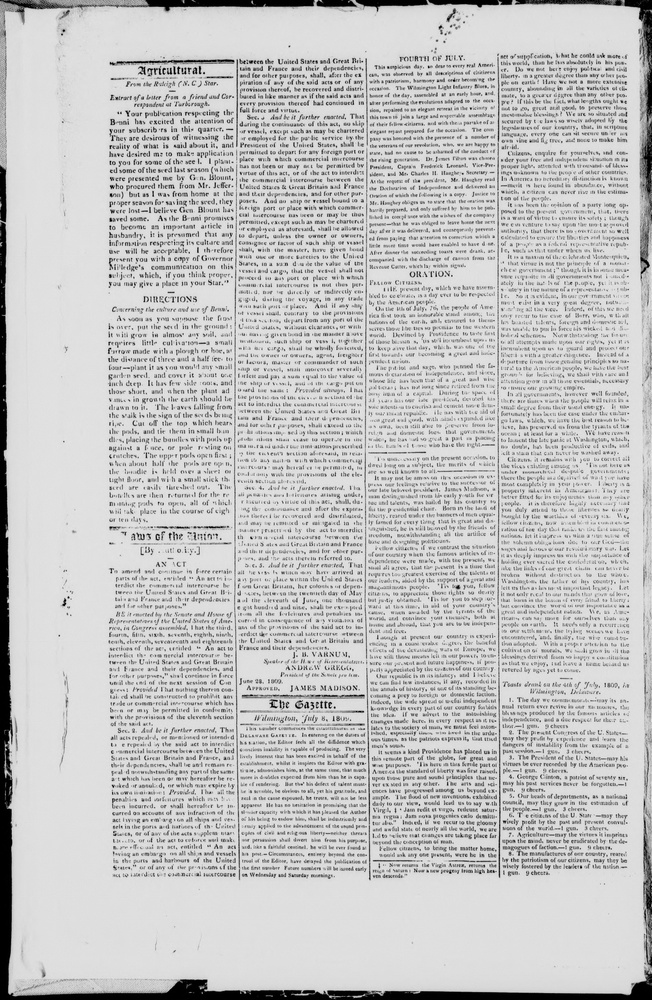
#> input picture data/newspaper_ocr/train/images/ca_sn82014385_1809-07-08_p2_e1.jpg, 652 x 1000 px, shrunk from 2671 x 4096 before the run
$ python -i preprocess.py   (imports and definitions only)
#> lines starting #> are read from the running program, lines starting #| are printed output that depends on the picture
#> further down, picture is the input picture: PIL image 652x1000 L; min 0, max 246, mean 197.6
"""Image preprocessing before Tesseract (per doc_type spec).

``prepare_for_tesseract`` follows the bib-ocr / witchofthewires/biblio pipeline
(invert + contrast) used for scanned bibliography pages.
"""

from __future__ import annotations

from pathlib import Path
from typing import Any

from PIL import Image, ImageEnhance, ImageFilter, ImageOps


def prepare_for_tesseract(
    image: Image.Image,
    *,
    invert: bool = True,
    contrast: float = 2.0,
    rotate_degrees: float = 0.0,
    binarise: bool = False,
) -> Image.Image:
    """Bib-ocr style preprocessing for dark-text-on-light scans."""
#> called with invert = True, contrast = 2, rotate_degrees = 0, binarise = False
    if image.mode == "RGBA":
        r, g, b, _ = image.split()
        image = Image.merge("RGB", (r, g, b))
    elif image.mode not in ("RGB", "L"):
        image = image.convert("RGB")

    if invert:
        image = ImageOps.invert(image.convert("RGB"))
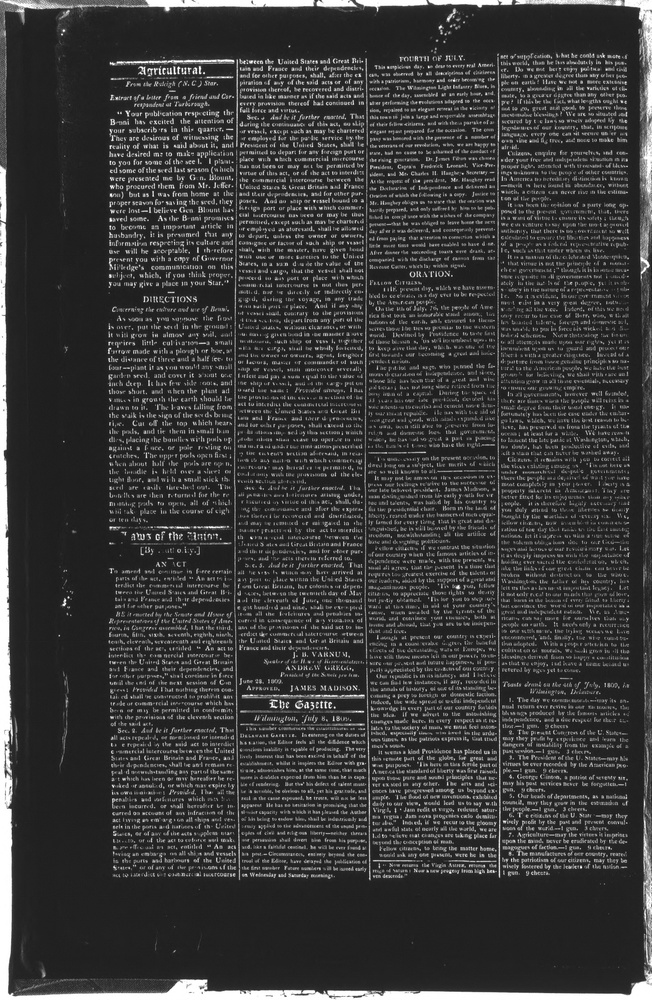
#> image: PIL image 652x1000 RGB; min 9, max 255, mean 57.4

    image = ImageEnhance.Contrast(image).enhance(contrast)
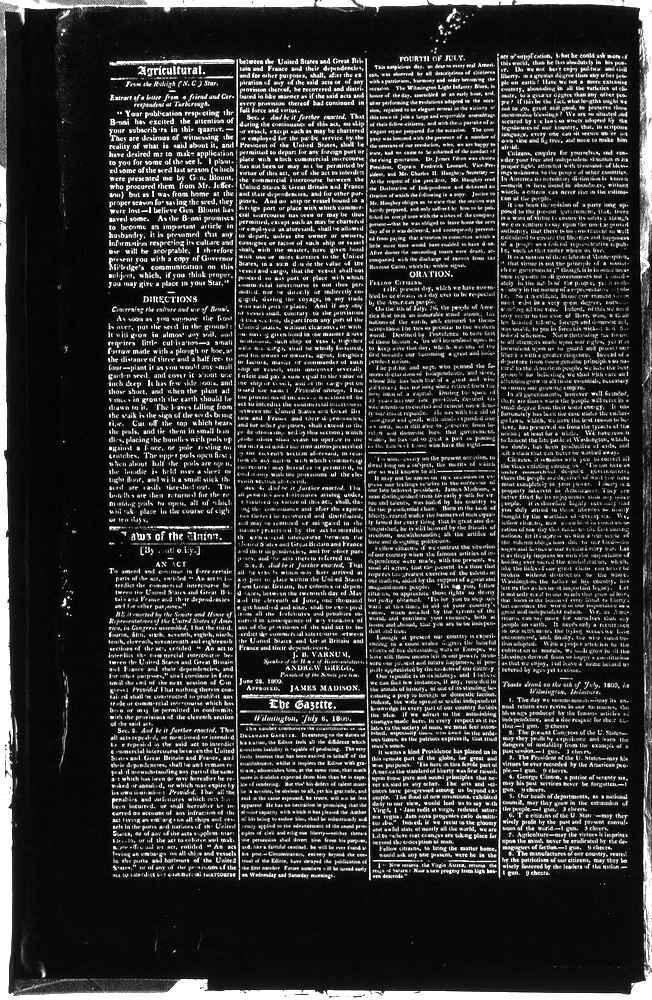
#> image: PIL image 652x1000 RGB; min 0, max 255, mean 52.6

    if binarise:
        image = image.convert("L").point(lambda x: 0 if x < 128 else 255, "1")

    if rotate_degrees:
        image = image.rotate(-rotate_degrees, Image.NEAREST, expand=True)

    return image


def preprocess_for_ocr(image: Path, options: dict[str, Any]) -> Image.Image:
    with Image.open(image) as im:
        out = im.convert("RGB")

    if options.get("bib_preprocess"):
        return prepare_for_tesseract(
            out,
            invert=bool(options.get("invert", True)),
            contrast=float(options.get("contrast", 2.0)),
            binarise=bool(options.get("binarise", False)),
        )

    if options.get("grayscale"):
        out = ImageOps.grayscale(out).convert("RGB")
    if options.get("invert"):
        out = ImageOps.invert(out.convert("RGB"))
    if options.get("autocontrast"):
        out = ImageOps.autocontrast(out)
    if options.get("denoise"):
        out = out.filter(ImageFilter.MedianFilter(size=3))
    if options.get("unsharp"):
        out = out.filter(ImageFilter.UnsharpMask(radius=1.2, percent=150, threshold=3))
    if options.get("sharpen"):
        out = out.filter(ImageFilter.SHARPEN)
    contrast = options.get("contrast")
    if contrast is not None:
        out = ImageEnhance.Contrast(out).enhance(float(contrast))
    if options.get("binarise"):
        out = out.convert("L").point(lambda x: 0 if x < 128 else 255, "1")
    return out

>>> from PIL import Image
>>> picture = Image.open('../../../data/newspaper_ocr/train/images/ca_sn82014385_1809-07-08_p2_e1.jpg')
>>> result = prepare_for_tesseract(picture)

$ run again, on data/newspaper_ocr/train/images/ca_sn82014385_1809-07-08_p4_e1.jpg
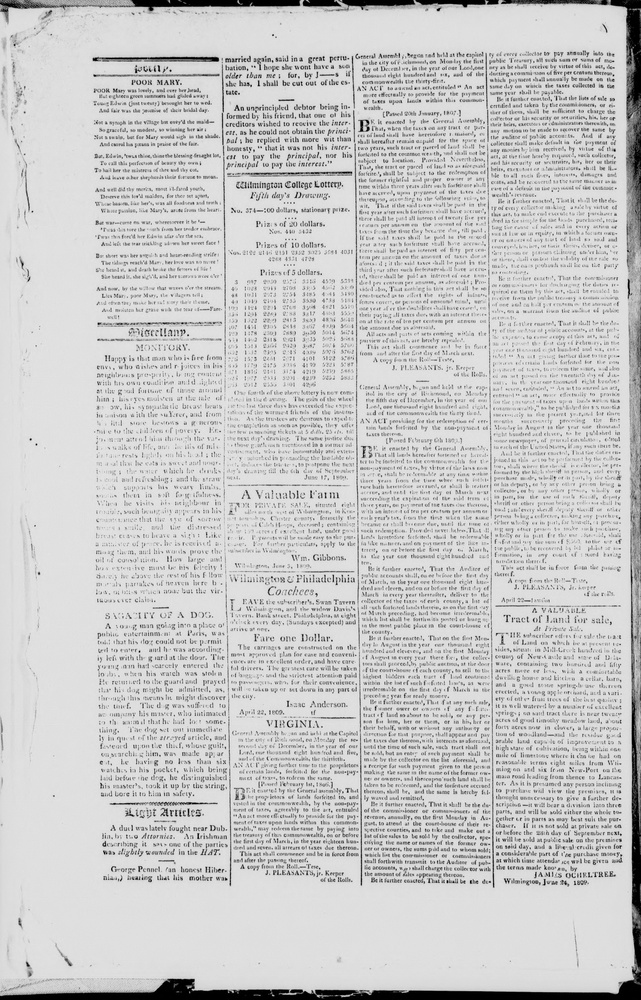
#> input picture data/newspaper_ocr/train/images/ca_sn82014385_1809-07-08_p4_e1.jpg, 641 x 1000 px, shrunk from 2625 x 4096 before the run
#> picture is the input picture: PIL image 641x1000 L; min 0, max 248, mean 202.6
#> in prepare_for_tesseract, `image = ImageOps.invert(image.convert("RGB"))`:
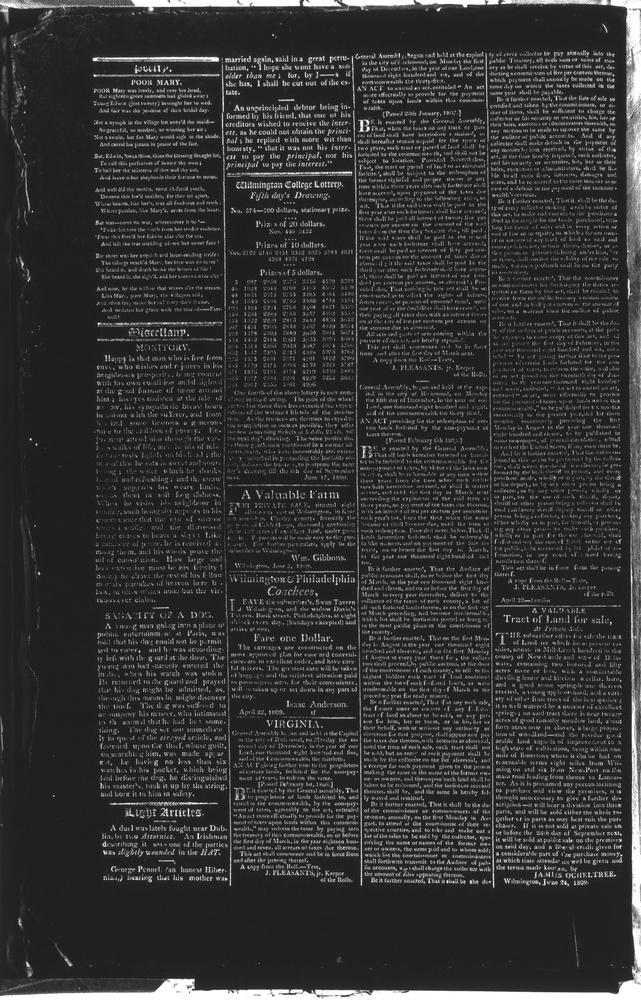
#> image: PIL image 641x1000 RGB; min 7, max 255, mean 52.4
#> in prepare_for_tesseract, `image = ImageEnhance.Contrast(image).enhance(contrast)`:
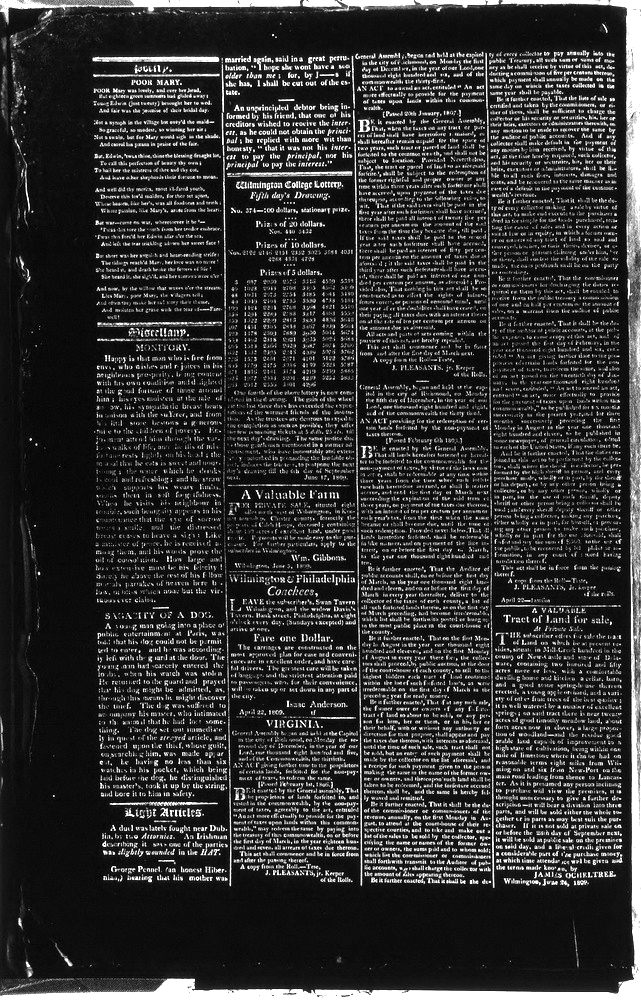
#> image: PIL image 641x1000 RGB; min 0, max 255, mean 49.1

$ run again, on data/newspaper_ocr/train/images/ca_sn82014385_1809-07-12_p1_e1.jpg
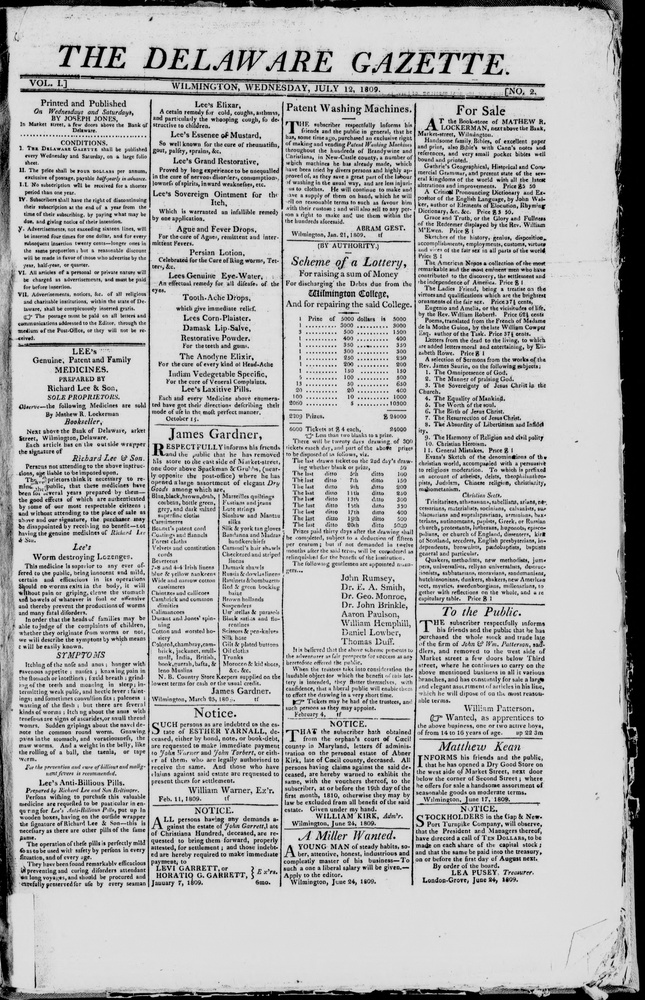
#> input picture data/newspaper_ocr/train/images/ca_sn82014385_1809-07-12_p1_e1.jpg, 645 x 1000 px, shrunk from 2643 x 4096 before the run
#> picture is the input picture: PIL image 645x1000 L; min 0, max 255, mean 180.2
#> in prepare_for_tesseract, `image = ImageOps.invert(image.convert("RGB"))`:
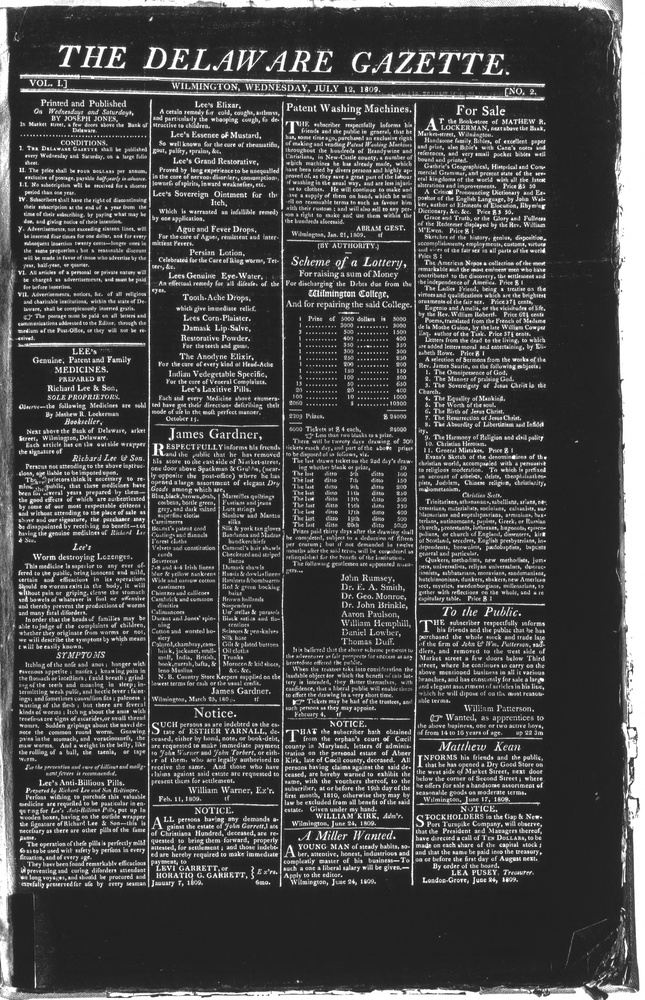
#> image: PIL image 645x1000 RGB; min 0, max 255, mean 74.8
#> in prepare_for_tesseract, `image = ImageEnhance.Contrast(image).enhance(contrast)`:
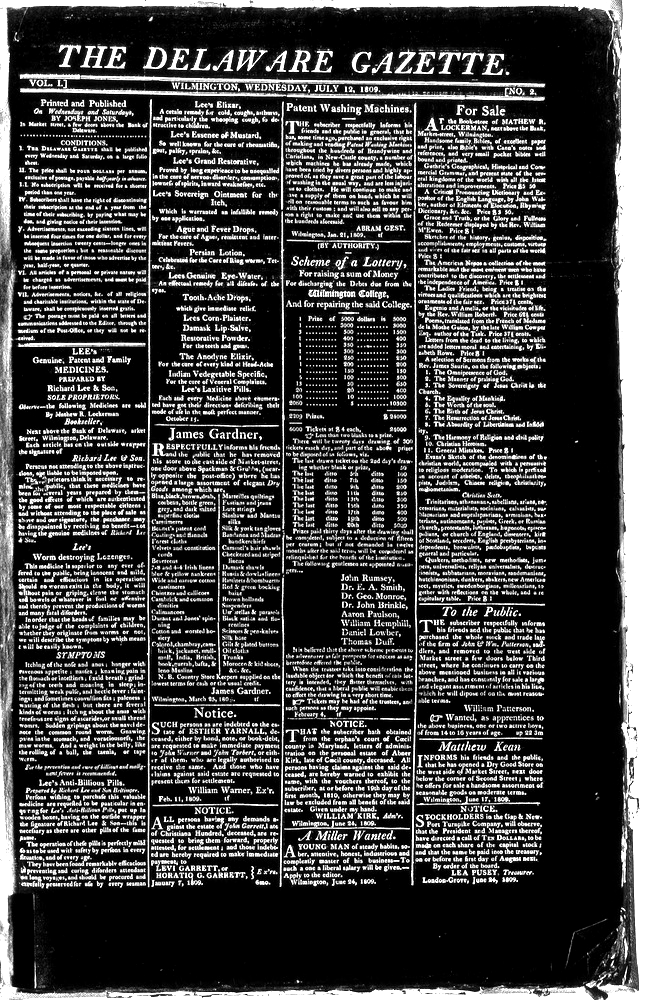
#> image: PIL image 645x1000 RGB; min 0, max 255, mean 65.2
